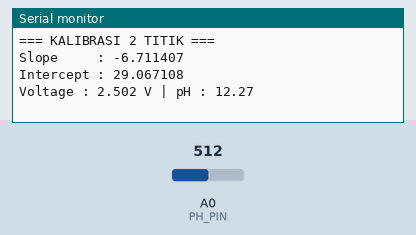
A sketch run on a simulated Arduino Uno, built with avr-gcc and run on an emulated ATmega328P. Shown: the last lines printed to the serial monitor. The inputs (shaded band) are chosen by the test bench; at power-on: A0 (PH_PIN) = 512.

Above: at 1.2 s.
1.3 s: A0 (PH_PIN) set to 716
At 2.0 s:
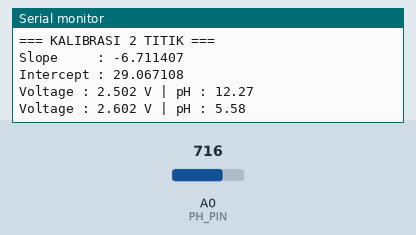
2.8 s: A0 (PH_PIN) set to 900
At 4.1 s:
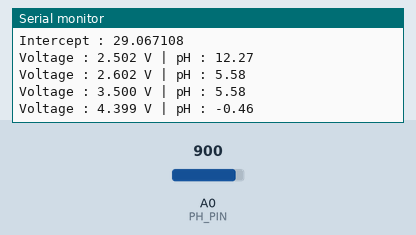
Timing chart, 0 to 5.8 s (numbered marks = the images above; inputs shaded):
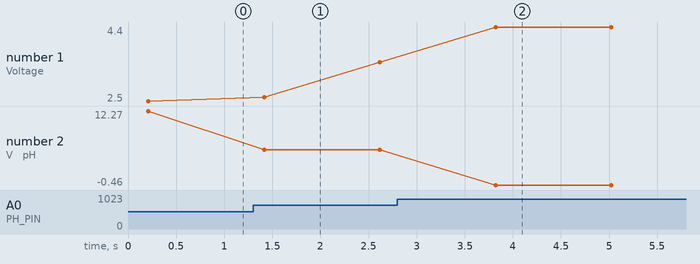

The sketch:

Kalibrarsi_sensor_pH.ino
```cpp
#define PH_PIN A0
#define SAMPLE_COUNT 10

// ===========================
// DATA KALIBRASI 2 TITIK
// GANTI DENGAN HASIL UKUR ANDA
// ===========================
float voltage1 = 3.288;   // contoh tegangan air mineral
float ph1      = 7.0;

float voltage2 = 2.99;   // contoh tegangan air deterjen
float ph2      = 9.0;

// ===========================
// HASIL KALIBRASI
// ===========================
float slope;
float intercept;

// ===========================
void calculateCalibration() {
  slope = (ph2 - ph1) / (voltage2 - voltage1);
  intercept = ph1 - (slope * voltage1);
}

// ===========================
float readPHVoltage() {
  long total = 0;

  for (int i = 0; i < SAMPLE_COUNT; i++) {
    total += analogRead(PH_PIN);
    delay(10);
  }

  float adc = total / (float)SAMPLE_COUNT;
  return adc * 5.0 / 1023.0;
}

// ===========================
float readPH() {
  float voltage = readPHVoltage();
  return (slope * voltage) + intercept;
}

// ===========================
void setup() {
  Serial.begin(9600);

  calculateCalibration();

  Serial.println("=== KALIBRASI 2 TITIK ===");
  Serial.print("Slope     : ");
  Serial.println(slope, 6);

  Serial.print("Intercept : ");
  Serial.println(intercept, 6);
}

// ===========================
void loop() {
  float voltage = readPHVoltage();
  float phValue = readPH();

  Serial.print("Voltage : ");
  Serial.print(voltage, 3);

  Serial.print(" V | pH : ");
  Serial.println(phValue, 2);

  delay(1000);
}
```

Measured:
- after the input at 1.3 s, the serial monitor: prints a new line after 0.11 s (image 1)
- after the input at 2.8 s, the serial monitor: prints a new line after 1.0 s (image 2)
- plotted number 1: 2.5 → 3.5 after the input at 1.3 s, 3.5 → 4.4 after the input at 2.8 s
- plotted number 2: 12.27 → 5.58 after the input at 1.3 s, 5.58 → -0.46 after the input at 2.8 s
